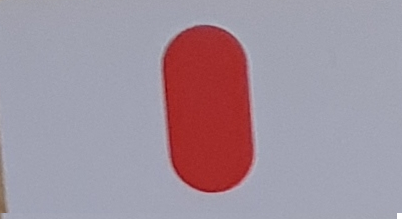
#> input picture k4.png, 402 x 219 px
$ python shapes.py   (older library calls are emulated)
#> lines starting #> are read from the running program, lines starting #| are printed output that depends on the picture; after the words box and inside, x2 and y2 are one past the last pixel; in counts of white or black regions, pixels touching at a corner belong together
import cv2
import imutils
from skimage import color
import numpy as np
from skimage.measure import find_contours
from skimage.morphology import erosion


def tresh(t, x):
    # warnings.simplefilter("ignore")
    binary = (x > t) * 255.0
    binary = np.uint8(binary)
    return binary


def contrast(image, perc):
    MIN = np.percentile(image, perc)
    MAX = np.percentile(image, 100 - perc)
    norm = (image - MIN) / (MAX - MIN)
    norm[norm > 1] = 1
    norm[norm < 0] = 0
    return norm


def gamma(image, g):
    return image ** g


def prepareImage(image):
    im = color.rgb2grey(image)
    #im = contrast(im, 1.0)
   # im = gamma(im, 0.5)
    im = tresh(0.5, im)
    #im = erosion(im)
    return im

class ShapeDetector:
    def __init__(self):
        pass

    def detect(self, c):
        # initialize the shape name and approximate the contour
        shape = "unidentified"
        peri = cv2.arcLength(c, True)
        approx = cv2.approxPolyDP(c, 0.04 * peri, True)
        # if the shape is a triangle, it will have 3 vertices
        print(len(approx))
        if len(approx) == 3:
            shape = "triangle"

        # if the shape has 4 vertices, it is either a square or
        # a rectangle
        elif len(approx) == 4:
            # compute the bounding box of the contour and use the
            # bounding box to compute the aspect ratio
            (x, y, w, h) = cv2.boundingRect(approx)
            ar = w / float(h)

            # a square will have an aspect ratio that is approximately
            # equal to one, otherwise, the shape is a rectangle
            shape = "square" if ar >= 0.95 and ar <= 1.05 else "rectangle"

        # if the shape is a pentagon, it will have 5 vertices
        elif len(approx) == 5:
            shape = "pentagon"

        # otherwise, we assume the shape is a circle
        else:
            shape = "circle"

        # return the name of the shape
        return shape


image = cv2.imread("k4.png")
#> image is the input picture: shape (219, 402, 3); mean B, G, R 158, 145.9, 161.6
print(image)
#> (printed output is left out)
resized = imutils.resize(image, width=300)
ratio = image.shape[0] / float(resized.shape[0])
#> ratio = 1.34

#im = color.rgb2grey(image)
thresh = prepareImage(image)
#> in prepareImage, `im = color.rgb2grey(image)`:
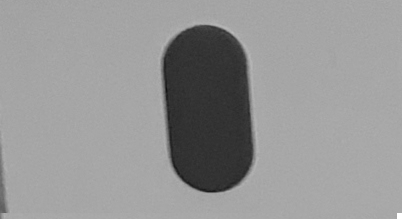
#> im: shape (219, 402) float64; min 0.0591, max 1, mean 0.587
#> in tresh, `binary = (x > t) * 255.0`:
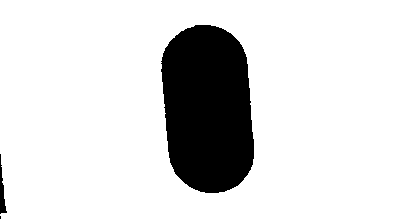
#> binary: shape (219, 402) float64; 85.1% white; 3 black regions (1 under 20 px), largest, box (x1, y1, x2, y2) and area: (161, 25, 254, 193) 12920, (0, 154, 7, 214) 191

# convert the resized image to grayscale, blur it slightly,
# and threshold it
#gray = cv2.cvtColor(resized, cv2.COLOR_BGR2GRAY)
#blurred = cv2.GaussianBlur(gray, (5, 5), 0)
#thresh = cv2.threshold(blurred, 60, 255, cv2.THRESH_BINARY)[1]

# find contours in the thresholded image and initialize the
# shape detector

#--
cnts = find_contours(thresh, 0.7)
#> cnts = 3 point arrays, longest 533 points
#cnts = cv2.findContours(thresh.copy(), cv2.RETR_EXTERNAL, cv2.CHAIN_APPROX_SIMPLE)
cnts = imutils.grab_contours(cnts)
#> cnts = 78 pairs, first value 154 to 213, second value 0 to 6
sd = ShapeDetector()
# loop over the contours
for c in cnts:

    # compute the center of the contour, then detect the name of the
    # shape using only the contour
    M = cv2.moments(c)
    cX = int((M["m10"] / M["m00"]) * ratio)
    cY = int((M["m01"] / M["m00"]) * ratio)
#> (the run stopped early here; a loop or call above may not have finished)

$ run again, with k1.png copied over k4.png
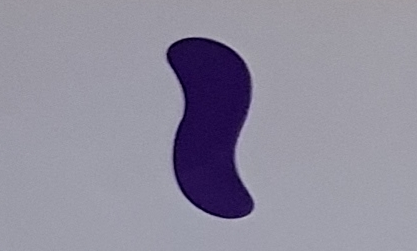
#> input picture k1.png, 417 x 251 px
#> image is the input picture: shape (251, 417, 3); mean B, G, R 157, 140.7, 143.8
#> (printed output is left out)
#> in prepareImage, `im = color.rgb2grey(image)`:
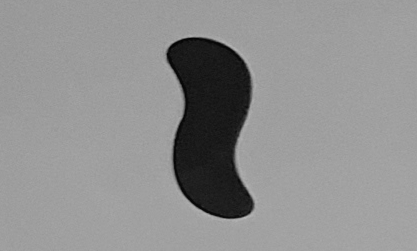
#> im: shape (251, 417) float64; min 0.0211, max 0.721, mean 0.566
#> in tresh, `binary = (x > t) * 255.0`:
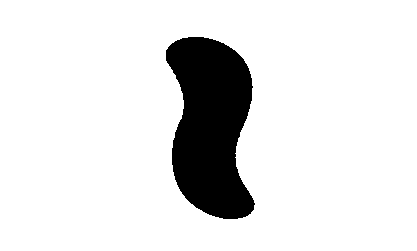
#> binary: shape (251, 417) float64; 88.7% white; 1 black region, box (x1, y1, x2, y2) and area: (166, 37, 255, 219) 11782
#> cnts = 1 point arrays, longest 605 points

$ run again, with k10.png copied over k4.png
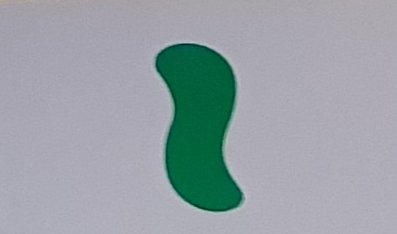
#> input picture k10.png, 397 x 234 px
#> image is the input picture: shape (234, 397, 3); mean B, G, R 166.6, 161.1, 152.2
#> (printed output is left out)
#> in prepareImage, `im = color.rgb2grey(image)`:
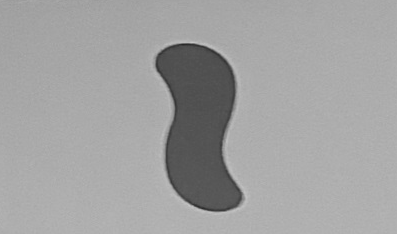
#> im: shape (234, 397) float64; min 0.157, max 0.782, mean 0.634
#> in tresh, `binary = (x > t) * 255.0`:
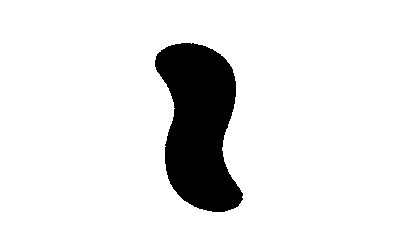
#> binary: shape (234, 397) float64; 89% white; 1 black region, box (x1, y1, x2, y2) and area: (155, 43, 243, 212) 10190
#> cnts = 1 point arrays, longest 569 points

$ run again, with k11.png copied over k4.png
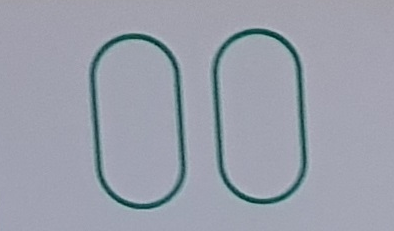
#> input picture k11.png, 394 x 231 px
#> image is the input picture: shape (231, 394, 3); mean B, G, R 171.5, 159.4, 154.7
#> (printed output is left out)
#> in prepareImage, `im = color.rgb2grey(image)`:
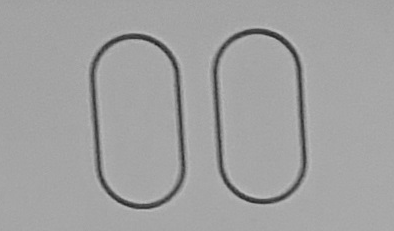
#> im: shape (231, 394) float64; min 0.146, max 0.756, mean 0.634
#> in tresh, `binary = (x > t) * 255.0`:
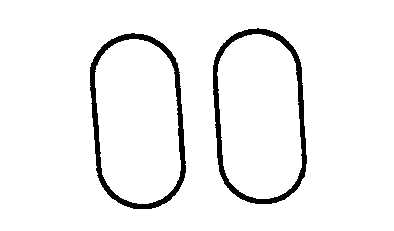
#> binary: shape (231, 394) float64; 95% white; 2 black regions, box (x1, y1, x2, y2) and area: (90, 33, 186, 209) 2309, (213, 28, 307, 204) 2268
#> `cnts = find_contours(thresh, 0.7)`: cnts = 4 point arrays, longest 559 points
#> `cnts = imutils.grab_contours(cnts)`: cnts = 559 pairs, first value 33 to 208, second value 90 to 185
